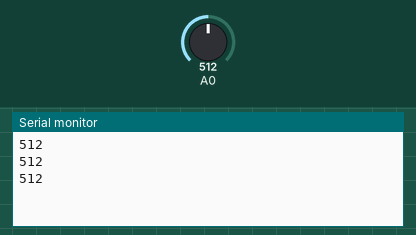
Bench run of a sketch on a simulated Arduino Uno, built with avr-gcc and run on an emulated ATmega328P. On the bench: the last lines printed to the serial monitor. Inputs (shaded band) come from the test bench; at power-on: A0 = 512.

Above: at 1.3 s.
1.4 s: A0 set to 716
At 1.9 s:
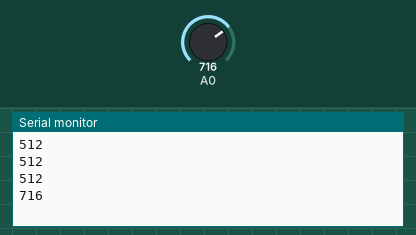
2.9 s: A0 set to 900
At 3.4 s:
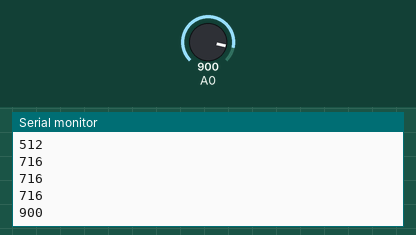
Timing chart, 0 to 5.9 s (numbered marks = the images above; inputs shaded):
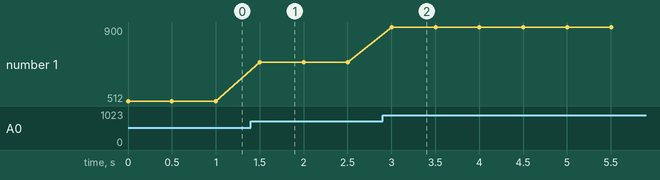

The sketch:

sensorTest.ino
```cpp
#include <SoftwareSerial.h>

void setup() {
  // put your setup code here, to run once:
  pinMode(A0,INPUT);
  Serial.begin(9600);
}

void loop() {
  // put your main code here, to run repeatedly:
  int val = analogRead(A0);
  Serial.println(val);
  delay(500);
  /*if (digitalRead(2)){
    Serial.println("HIGH");
  } else {
    Serial.println("LOW");
  }*/
}
```

Measured:
- after the input at 1.4 s, the serial monitor: prints a new line after 0.10 s (image 1)
- after the input at 2.9 s, the serial monitor: prints a new line after 0.10 s (image 2)
- plotted number 1: 512 → 716 after the input at 1.4 s, 716 → 900 after the input at 2.9 s
